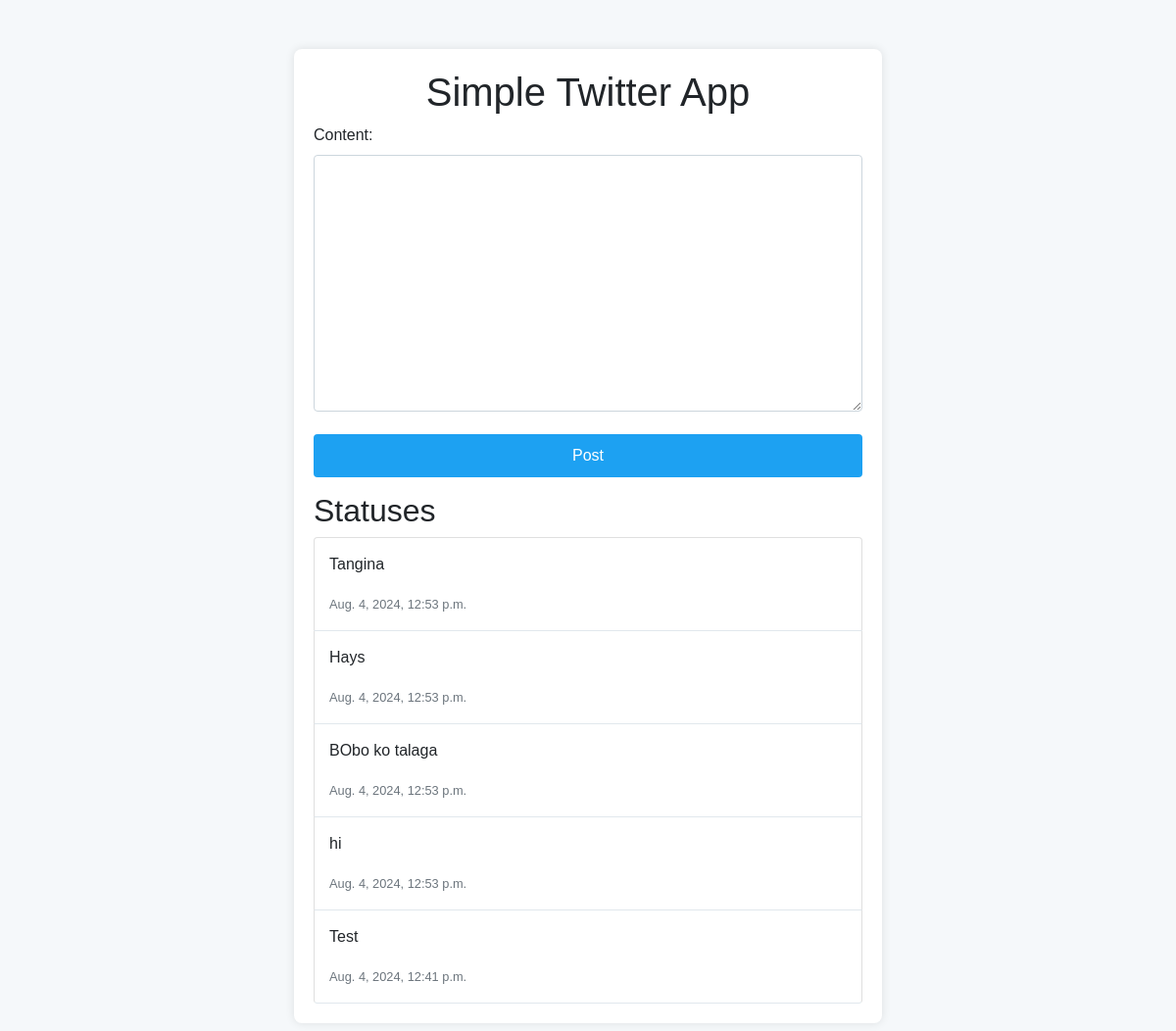
The page / on the database its author committed.
### twitter_app/models.py (models this page shows, shortened)
class Status(models.Model):
    content = models.TextField()
    created_at = models.DateTimeField(auto_now_add=True)

### twitter_app/views.py (the view)
# urls.py: path('', views.home, name='home'),
def home(request):
    statuses = Status.objects.all().order_by('-created_at')
    form = StatusForm()
    return render(request, 'twitter_app/home.html', {'statuses': statuses, 'form': form})

### twitter_app/forms.py
class StatusForm(forms.ModelForm):
    class Meta:
        model = Status
        fields = ['content']

### twitter_app/templates/twitter_app/home.html (shortened to what this page needs)
{% extends 'twitter_app/base.html' %} {% load static %} {% block content %}
<link rel="stylesheet" href="{% static 'twitter_app/styles.css' %}" />
<div class="container">
  <h1 class="text-center">Simple Twitter App</h1>
  <div class="form-group">
    <form id="post-form" method="post" action="{% url 'post_status' %}">
      {% csrf_token %} {{ form.as_p }}
      <button type="submit" class="btn">Post</button>
    </form>
  </div>
  <h2>Statuses</h2>
  <ul class="list-group">
    {% for status in statuses %}
    <li class="list-group-item">
      <p>{{ status.content }}</p>
      <small class="text-muted">{{ status.created_at }}</small>
    </li>
    {% endfor %}
  </ul>
</div>
{% endblock %}

### twitter_app/templates/twitter_app/base.html (shortened to what this page needs)
{% load static %}
<!DOCTYPE html>
<html lang="en">
  <head>
    <link
      rel="stylesheet"
      href="https://stackpath.bootstrapcdn.com/bootstrap/4.5.2/css/bootstrap.min.css"
    />
  </head>
  <body>
    {% block content %}{% endblock %}
  </body>
</html>

### twitter_app/static/twitter_app/styles.css (style rules this page uses)
body { font-family: Arial, sans-serif; background-color: #f5f8fa; margin: 0; padding: 0; }
.container { max-width: 600px; margin: 50px auto; background: #fff; padding: 20px; border-radius: 8px; box-shadow: 0 0 10px rgba(0, 0, 0, 0.1); }
.text-center { text-align: center; }
.form-group { margin-bottom: 15px; }
textarea { width: 100%; padding: 10px; border: 1px solid #ccd6dd; border-radius: 4px; font-size: 16px; }
.btn { display: block; width: 100%; padding: 10px; background-color: #1da1f2; color: white; border: none; border-radius: 4px; font-size: 16px; cursor: pointer; }
.list-group { list-style: none; padding: 0; }
.list-group-item { background: #fff; padding: 15px; border-bottom: 1px solid #e1e8ed; }

### rows shown on the page
Status: content "Tangina", created_at "Aug. 4, 2024, 12:53 p.m."
Status: content "Hays", created_at "Aug. 4, 2024, 12:53 p.m."
Status: content "BObo ko talaga", created_at "Aug. 4, 2024, 12:53 p.m."
Status: content "hi", created_at "Aug. 4, 2024, 12:53 p.m."
Status: content "Test", created_at "Aug. 4, 2024, 12:41 p.m."
